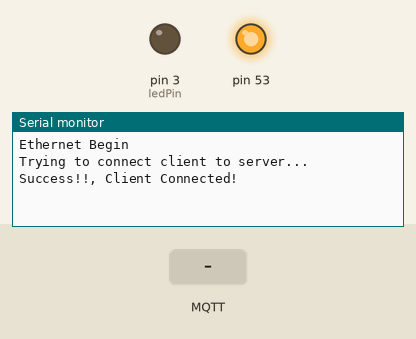
Simulated run of this sketch. Board: Arduino Mega 2560, built with avr-gcc and run on an emulated ATmega2560. On the bench: output pins drawn as LEDs (lit = HIGH), the last lines printed to the serial monitor. The test bench sets the inputs (shaded band). No MQTT or app messages arrive unless stated; pins used as bus, display or sensor lines are not drawn.

Above: at 1.2 s.
1.3 s: MQTT message "connect" arrives on the first subscribed topic
At 2.5 s:
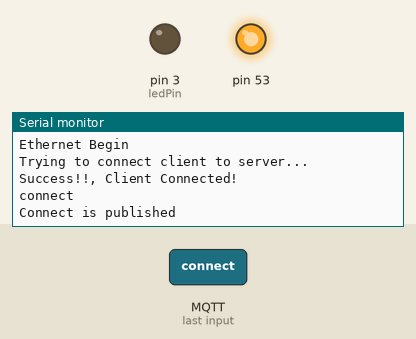
2.8 s: MQTT message "1" arrives on the first subscribed topic
At 3.4 s:
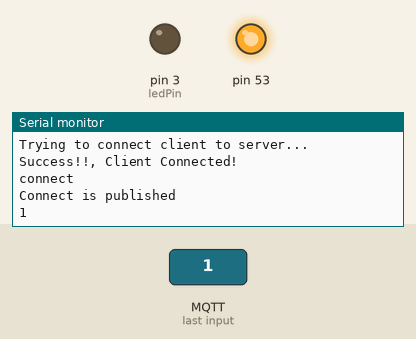
4.3 s: MQTT message "on" arrives on the first subscribed topic
At 5.7 s:
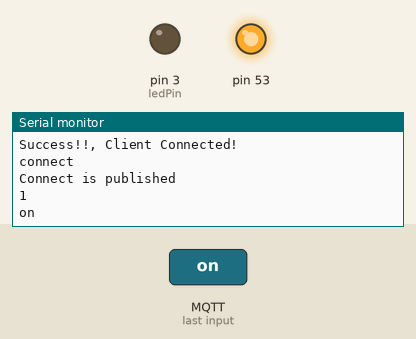

Measured:
- after the input at 1.3 s, the serial monitor: prints a new line at once (image 1)
- after the input at 2.8 s, the serial monitor: prints a new line at once (image 2)
- after the input at 4.3 s, the serial monitor: prints a new line at once (image 3)

The sketch:

mqtt_message.ino
```cpp
#include <MFRC522.h>

unsigned long currentMillis;
unsigned long previousMillis = 0;
unsigned int interval = 5000;

boolean rfidFlag = false;

//Includeing Necessary Libraries
#include<SPI.h>
#include<Ethernet.h>
#include<PubSubClient.h>
int ledPin=3;
char message_buff[100];

// Including My Arduino Ethernet Shield Mac Address
byte mac[] = {
  0xDE, 0xAD, 0xBE, 0xFF, 0x06, 0xED
};

/*Initializing the Mosquitto installed PC's
 IP address wgich is the Broker*/
 byte server[]={192,168,3,14};

//My Arduino's IP address
  byte ip[]={192,168,3,34};
  byte subnet[]={255,255,255,0};
  byte gateway[]={192,168,3,1};

 //Initializing the Client
 EthernetClient ethClient;

 //Creating the PubSubClient Object
 PubSubClient client(server,1883,callback,ethClient);

void setup()

{
  SPI.begin();
  pinMode(23 , OUTPUT); // ss for rfid
  pinMode(10 , OUTPUT); // ss for ethernet
  pinMode(ledPin,OUTPUT);
  digitalWrite(23 , HIGH);
  digitalWrite(10 , LOW);
  Ethernet.begin(mac,ip,gateway,subnet);
  Serial.begin(9600);
  Serial.println("Ethernet Begin");
}

void loop()
{
  currentMillis = millis();

  if( rfidFlag == true ){
    digitalWrite(10 , HIGH);
    digitalWrite(23 , LOW);
    if( currentMillis - previousMillis >= interval){
      Serial.println("I am in loop");
       digitalWrite(10 , LOW);
       digitalWrite(23 , HIGH);
       rfidFlag = false;

    }
  }

  while(!client.connected()){
     Serial.println("Trying to connect client to server...");
     client.connect("My_ArduinoClient");
     if(client.connected()){
      Serial.println ("Success!!, Client Connected! ");
     }
  }
  if(client.connected()){
    //Serial.println("Please type \"ON\" or \"OFF\" through PUBLISHER to turn LED ON or OFF");
    //publish is not necessary,it is just for ack purpose.
    client.publish("MyTopic"," Type ON or OFF in PUBLISHER LD001");
    client.subscribe("L");

  }
  client.loop();
}
// This Function Handles the Data send to Subscribed Topic

void callback(char* topic,byte* payload,unsigned int length){
  int i=0;
  for(i=0;i<length;i++){
    message_buff[i]=payload[i];
  }
  // Hav to stop the string so giving \0
  message_buff[i]='\0';


  //Serial.println(message_buff);

 String mess = message_buff;
 Serial.println(mess);
 if( mess == "connect"){
  Serial.println("Connect is published");
   previousMillis = currentMillis;
   rfidFlag = true ;
  }
//  String msgString=String(message_buff);
//  Serial.println("PayLoad: " +msgString);
//
//  while(msgString.equals("ON")){
//    digitalWrite(ledPin,HIGH);
//    client.publish("MyTopic","Success!,Your Light is Glowing");
//    Serial.println("published Success!,Your Light is Glowing in Subscriberin Mqtt lens");
//    //delay(100);
//    break;
//     }
//    while(msgString.equals("OFF")){
//      digitalWrite(ledPin,LOW);
//      client.publish("MyTopic","Warning! Light is OFF");
//      Serial.println("Published Warning! Light is OFF in Subscriber in MqttLens");
//      //delay(100);
//      break;
//    }
}
```
